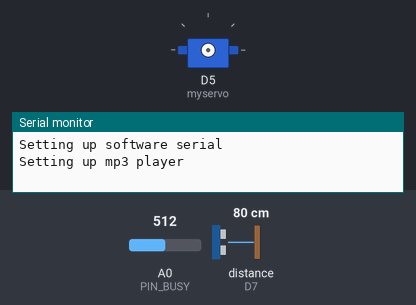
Simulated run of this sketch. Board: ESP8266 (NodeMCU). Parts: servo, the last lines printed to the serial monitor. Wiring (inferred from the names in the program): ultrasonic range finder: trigger D8; echo D7. The inputs (shaded band) are chosen by the test bench; at power-on: distance to the obstacle (sensor on D7) 80 cm, A0 (PIN_BUSY) = 512. The echo pulse lasts 58.3 µs per cm; the audio player accepts every command and is not drawn.

Above: at 0.1 s.
At 2.2 s:
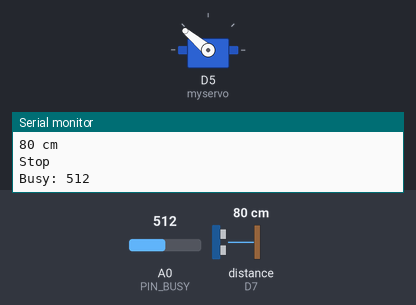
2.3 s: distance to the obstacle (sensor on D7) set to 34 cm
3.8 s: distance to the obstacle (sensor on D7) set to 27 cm
At 4.3 s:
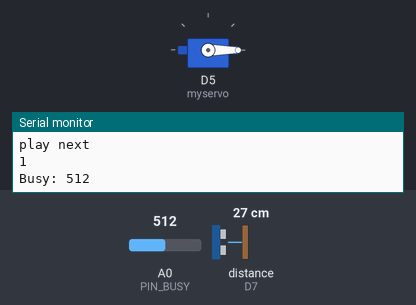
Timing chart, 0 to 6.8 s (numbered marks = the images above; inputs shaded):
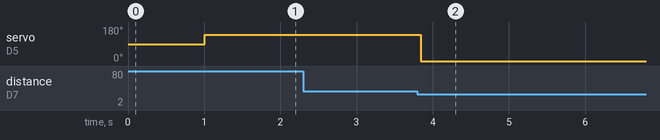

Measured:
- the behaviour switches between 31 and 30 cm on distance to the obstacle (sensor on D7) (found by bisection; images 1 and 2)
- after the input at 3.8 s, servo on D5 (myservo): 140° → 0° at once

The sketch:

tempat_sampah_pintar.ino
```cpp
#include <DFPlayer_Mini_Mp3.h>
#include <SoftwareSerial.h>
#include <Servo.h>

#define PIN_BUSY A0
#define triggerPin  D8
#define echoPin D7
Servo myservo;
int sudut= 140;

SoftwareSerial mp3Serial(D3, D4); // RX, TX

void setup () {
  pinMode(PIN_BUSY, INPUT);
  Serial.begin (9600);
  Serial.println("Setting up software serial");
  mp3Serial.begin (9600);
  Serial.println("Setting up mp3 player");
  mp3_set_serial (mp3Serial);
  // Delay is required before accessing player. From my experience it's ~1 sec
  delay(1000);
  mp3_set_volume (50);

  //ultrasonic
  pinMode(triggerPin, OUTPUT);
  pinMode(echoPin, INPUT);

  //servo
  myservo.attach(D5);
}

  int lompatan = 0;

void loop () {

  long duration, jarak;
  digitalWrite(triggerPin, LOW);
  delayMicroseconds(2);
  digitalWrite(triggerPin, HIGH);
  delayMicroseconds(10);
  digitalWrite(triggerPin, LOW);
  duration = pulseIn(echoPin, HIGH);
  jarak = (duration/2) / 29.1;
  Serial.println("jarak :");
  Serial.print(jarak);
  Serial.println(" cm");

//  if(lompatan == 4){
//    for(int j = 0; j <= 3; j++){
//      myservo.write(0);
//      Serial.println("play next");
//      mp3_next ();
//      Serial.println(lompatan);
//      Serial.print("Busy: ");
//      Serial.println(analogRead(PIN_BUSY));
//      delay (1000);
//
//          myservo.write(sudut);
//    Serial.println("Stop");
//    mp3_stop ();
//    Serial.print("Busy: ");
//    Serial.println(analogRead(PIN_BUSY));
//    }
//  }

  if(jarak <= 30){
    lompatan++;

     if(lompatan >= 4){
       for(int i = 1; i <= 4; i++){
          mp3_next ();
        }
     }

    myservo.write(0);
    Serial.println("play next");
    mp3_next ();
    Serial.println(lompatan);
    Serial.print("Busy: ");
    Serial.println(analogRead(PIN_BUSY));
    if(lompatan == 4){
      for(int i = 1; i <= 3; i++){
            mp3_next ();
            mp3_stop ();
          }
    }else{
    delay (6000);
    }
  }

    myservo.write(sudut);
    Serial.println("Stop");
    mp3_stop ();
    Serial.print("Busy: ");
    Serial.println(analogRead(PIN_BUSY));
}
```
